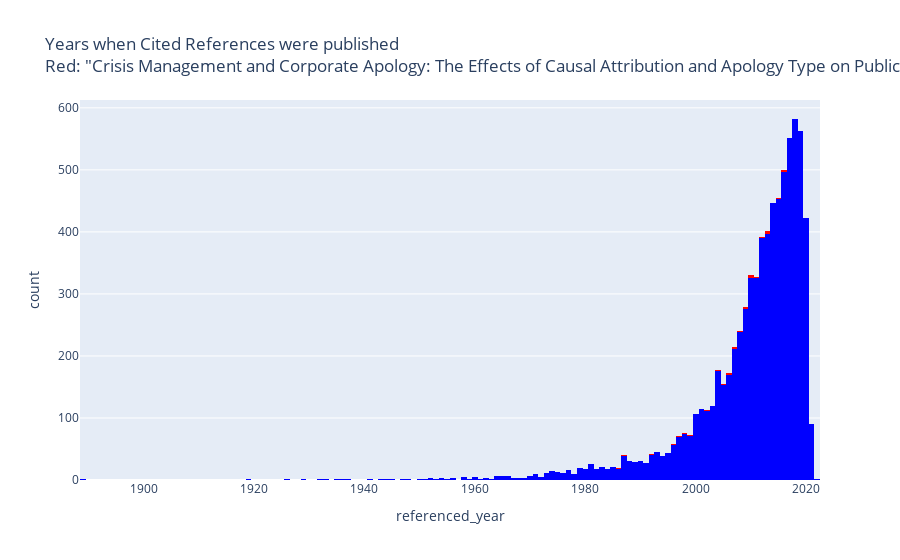

Write notebook code for a chart like this one.
### Code cell
fig2 = px.histogram(df, x='referenced_year', color='color', nbins=200,
             title=f'Years when Cited References were published<br>Red: "{red_title}"',
             hover_data={'color':False,
                         'referenced_title':True},
             color_discrete_map={'red':'red', 'blue':'blue'},
             category_orders={"color":['blue','red']}
)
fig2.update_layout(showlegend=False)

### Figure 1 — Plotly figure (JSON) as saved in the notebook; plotly's stock layout.template omitted (floating-point values rounded to 4 significant figures; data arrays with more than 128 entries replaced by an {"elided": "..."} marker saying what was removed)
{"data": [{"alignmentgroup": "True", "bingroup": "x", "hovertemplate": "referenced_year=%{x}<br>count=%{y}<extra></extra>", "legendgroup": "blue", "marker": {"color": "blue", "pattern": {"shape": ""}}, "name": "blue", "nbinsx": 200, "offsetgroup": "blue", "orientation": "v", "showlegend": true, "type": "histogram", "x": {"elided": "7656 int values"}, "xaxis": "x", "yaxis": "y"}, {"alignmentgroup": "True", "bingroup": "x", "hovertemplate": "referenced_year=%{x}<br>count=%{y}<extra></extra>", "legendgroup": "red", "marker": {"color": "red", "pattern": {"shape": ""}}, "name": "red", "nbinsx": 200, "offsetgroup": "red", "orientation": "v", "showlegend": true, "type": "histogram", "x": [2010, 1986, 2007, 2006, 2013, 2011, 2002, 2008, 2013, 2007, 1981, 2010, 1998, 2010, 2010, 1992, 2015, 2009, 2005, 1996, 2009, 2003, 2008, 2009, 1986, 1997, 1987, 2006, 1999, 2004, 2006, 2013, 2002, 2012, 2012, 1994, 1995, 2016, 2013, 2016, 2016], "xaxis": "x", "yaxis": "y"}], "layout": {"barmode": "relative", "legend": {"title": {"text": "color"}, "tracegroupgap": 0}, "showlegend": false, "title": {"text": "Years when Cited References were published<br>Red: \"Crisis Management and Corporate Apology: The Effects of Causal Attribution and Apology Type on Publics’ Cognitive and Affective Responses:\""}, "xaxis": {"anchor": "y", "domain": [0, 1], "title": {"text": "referenced_year"}}, "yaxis": {"anchor": "x", "domain": [0, 1], "title": {"text": "count"}}}}
